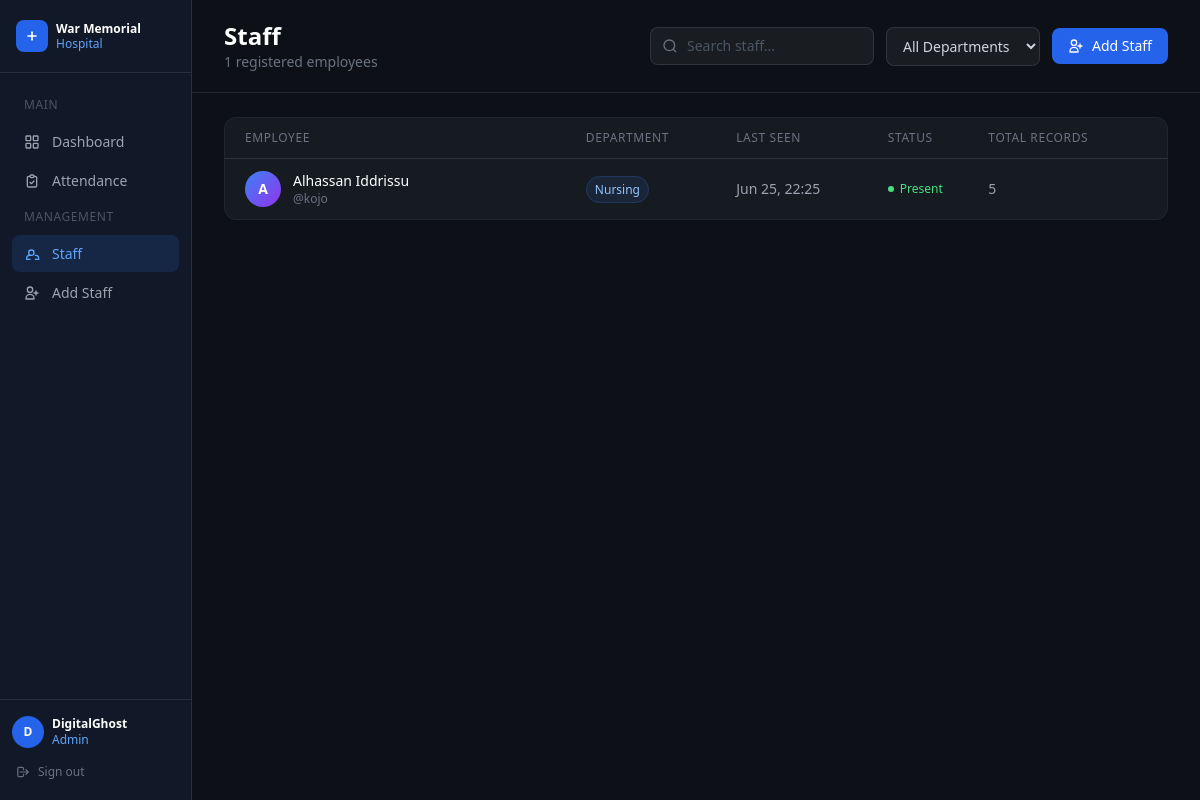
The page /staff/ (signed in) on the database its author committed.
### core/models.py (models this page shows, shortened)
class Profile(models.Model):
    DEPARTMENTS = [
        ('ADMIN', 'Administration'),
        ('NURSING', 'Nursing'),
        ('MEDICAL', 'Medical/Doctors'),
        ('LAB', 'Laboratory'),
        ('PHARMACY', 'Pharmacy'),
        ('OTHER', 'Support Staff'),
    ]
    user = models.OneToOneField(User, on_delete=models.CASCADE)
    department = models.CharField(max_length=20, choices=DEPARTMENTS)

### core/views.py (the view)
# urls.py: path('staff/', views.staff_list, name='staff_list'),
@login_required
@user_passes_test(is_admin)
def staff_list(request):
    today = date.today()
    today_present_ids = set(
        AttendanceRecord.objects.filter(timestamp__date=today, status='Present')
        .values_list('staff_id', flat=True)
    )
    profiles = Profile.objects.select_related('user').order_by('user__last_name', 'user__first_name')
    staff_data = []
    for profile in profiles:
        last_record = AttendanceRecord.objects.filter(staff=profile.user).order_by('-timestamp').first()
        profile.last_seen = last_record.timestamp if last_record else None
        profile.clocked_in_today = profile.user_id in today_present_ids
        profile.total_records = AttendanceRecord.objects.filter(staff=profile.user).count()
        staff_data.append(profile)
    return render(request, 'core/staff_list.html', {
        'staff_data': staff_data,
        'total_staff': len(staff_data),
        'departments': Profile.DEPARTMENTS,
    })

### core/views.py (called while the page is built)
def is_admin(user):
    return user.is_staff

### core/templates/core/staff_list.html (shortened to what this page needs)
{% extends "base_admin.html" %}
{% block nav_staff %}active{% endblock %}
{% block content %}
<div class="flex items-center justify-between px-8 py-5 border-b border-white/10 flex-shrink-0">
    <div>
        <h1 class="text-2xl font-bold text-white">Staff</h1>
        <p class="text-gray-500 text-sm">{{ total_staff }} registered employees</p>
    </div>
    <div class="flex items-center gap-3">
        <div class="relative">
            <svg class="w-4 h-4 text-gray-500 absolute left-3 top-1/2 -translate-y-1/2" fill="none" stroke="currentColor" stroke-width="2" viewBox="0 0 24 24"><circle cx="11" cy="11" r="8"/><path d="m21 21-4.35-4.35"/></svg>
            <input type="text" id="staff-search" placeholder="Search staff..." class="bg-white/5 border border-white/10 rounded-lg pl-9 pr-4 py-2 text-sm text-gray-300 placeholder-gray-600 focus:outline-none focus:border-blue-500 w-56">
        </div>
        <select id="dept-filter" class="bg-white/5 border border-white/10 rounded-lg px-3 py-2 text-sm text-gray-300 focus:outline-none focus:border-blue-500">
            <option value="">All Departments</option>
        </select>
        <a href="{% url 'create_staff' %}" class="flex items-center gap-2 bg-blue-600 hover:bg-blue-500 text-white text-sm font-medium px-4 py-2 rounded-lg transition">
            <svg class="w-4 h-4" fill="none" stroke="currentColor" stroke-width="2" viewBox="0 0 24 24"><path stroke-linecap="round" stroke-linejoin="round" d="M18 9v3m0 0v3m0-3h3m-3 0h-3m-2-5a4 4 0 11-8 0 4 4 0 018 0zM3 20a6 6 0 0112 0v1H3v-1z"/></svg>
            Add Staff
        </a>
    </div>
</div>
<div class="flex-1 overflow-y-auto px-8 py-6">
    <div class="stat-card rounded-xl overflow-hidden">
        <table class="w-full text-sm">
            <thead>
                <tr class="border-b border-white/10">
                    <th class="text-left text-gray-500 text-xs font-medium py-3 px-5 uppercase tracking-wider">Employee</th>
                    <th class="text-left text-gray-500 text-xs font-medium py-3 uppercase tracking-wider">Department</th>
                    <th class="text-left text-gray-500 text-xs font-medium py-3 uppercase tracking-wider">Last Seen</th>
                    <th class="text-left text-gray-500 text-xs font-medium py-3 uppercase tracking-wider">Status</th>
                    <th class="text-left text-gray-500 text-xs font-medium py-3 uppercase tracking-wider">Total Records</th>
                </tr>
            </thead>
            <tbody class="divide-y divide-white/5" id="staff-table">
                {% for member in staff_data %}
                <tr class="hover:bg-white/3 transition staff-row">
                    <td class="py-3 px-5">
                        <div class="flex items-center gap-3">
                            <div class="w-9 h-9 rounded-full bg-gradient-to-br from-blue-500 to-purple-600 flex items-center justify-center text-white text-sm font-bold flex-shrink-0">
                                {{ member.user.first_name|first|default:member.user.username|first|upper }}
                            </div>
                            <div>
                                <p class="text-white font-medium staff-name">{{ member.user.get_full_name|default:member.user.username }}</p>
                                <p class="text-gray-500 text-xs">@{{ member.user.username }}</p>
                            </div>
                        </div>
                    </td>
                    <td class="py-3 staff-dept">
                        <span class="px-2 py-1 bg-blue-500/10 text-blue-300 text-xs rounded-full border border-blue-500/20">
                            {{ member.get_department_display }}
                        </span>
                    </td>
                    <td class="py-3 text-gray-400 text-sm">
                        {% if member.last_seen %}{{ member.last_seen|date:"M j, H:i" }}{% else %}<span class="text-gray-600">Never</span>{% endif %}
                    </td>
                    <td class="py-3">
                        {% if member.clocked_in_today %}
                        <span class="flex items-center gap-1.5 text-green-400 text-xs"><span class="w-1.5 h-1.5 rounded-full bg-green-400 inline-block"></span>Present</span>
                        {% else %}
                        <span class="flex items-center gap-1.5 text-gray-600 text-xs"><span class="w-1.5 h-1.5 rounded-full bg-gray-600 inline-block"></span>Not yet</span>
                        {% endif %}
                    </td>
                    <td class="py-3 text-gray-400 text-sm">{{ member.total_records }}</td>
                </tr>
                {% empty %}
                <tr>
                    <td colspan="5" class="py-12 text-center text-gray-600">No staff found</td>
                </tr>
                {% endfor %}
            </tbody>
        </table>
    </div>
</div>
{% endblock %}

### core/templates/base_admin.html (shortened to what this page needs)
<!DOCTYPE html>
<html lang="en">
<head>
    <script src="https://cdn.tailwindcss.com"></script>
</head>
<body class="flex h-screen overflow-hidden">
    <aside class="w-48 flex-shrink-0 flex flex-col border-r border-white/10" style="background:#111827;">
        <div class="px-4 py-5 border-b border-white/10">
            <div class="flex items-center gap-2">
                <div class="w-8 h-8 bg-blue-600 rounded-lg flex items-center justify-center flex-shrink-0">
                    <svg class="w-4 h-4 text-white" fill="none" stroke="currentColor" stroke-width="2.5" viewBox="0 0 24 24">
                        <path stroke-linecap="round" stroke-linejoin="round" d="M12 6v6m0 0v6m0-6h6m-6 0H6"/>
                    </svg>
                </div>
                <div class="min-w-0">
                    <p class="text-white font-bold text-xs leading-tight">War Memorial</p>
                    <p class="text-blue-400 text-xs">Hospital</p>
                </div>
            </div>
        </div>
        <nav class="flex-1 px-3 py-4 space-y-0.5 overflow-y-auto">
            <p class="text-gray-600 text-xs uppercase tracking-wider px-3 py-2 font-medium">Main</p>
            <a href="{% url 'dashboard' %}" class="sidebar-link {% block nav_dashboard %}{% endblock %}">
                <svg class="w-4 h-4 flex-shrink-0" fill="none" stroke="currentColor" stroke-width="2" viewBox="0 0 24 24"><rect x="3" y="3" width="7" height="7" rx="1"/><rect x="14" y="3" width="7" height="7" rx="1"/><rect x="3" y="14" width="7" height="7" rx="1"/><rect x="14" y="14" width="7" height="7" rx="1"/></svg>
                Dashboard
            </a>
            <a href="{% url 'attendance' %}" class="sidebar-link {% block nav_attendance %}{% endblock %}">
                <svg class="w-4 h-4 flex-shrink-0" fill="none" stroke="currentColor" stroke-width="2" viewBox="0 0 24 24"><path stroke-linecap="round" stroke-linejoin="round" d="M9 5H7a2 2 0 00-2 2v12a2 2 0 002 2h10a2 2 0 002-2V7a2 2 0 00-2-2h-2M9 5a2 2 0 002 2h2a2 2 0 002-2M9 5a2 2 0 012-2h2a2 2 0 012 2m-6 9l2 2 4-4"/></svg>
                Attendance
            </a>
            <p class="text-gray-600 text-xs uppercase tracking-wider px-3 py-2 font-medium mt-2">Management</p>
            <a href="{% url 'staff_list' %}" class="sidebar-link {% block nav_staff %}{% endblock %}">
                <svg class="w-4 h-4 flex-shrink-0" fill="none" stroke="currentColor" stroke-width="2" viewBox="0 0 24 24"><path stroke-linecap="round" stroke-linejoin="round" d="M17 20h5v-2a4 4 0 00-5-3.87M9 20H4v-2a4 4 0 015-3.87m6-4.13a4 4 0 11-8 0 4 4 0 018 0z"/></svg>
                Staff
            </a>
            <a href="{% url 'create_staff' %}" class="sidebar-link {% block nav_create_staff %}{% endblock %}">
                <svg class="w-4 h-4 flex-shrink-0" fill="none" stroke="currentColor" stroke-width="2" viewBox="0 0 24 24"><path stroke-linecap="round" stroke-linejoin="round" d="M18 9v3m0 0v3m0-3h3m-3 0h-3m-2-5a4 4 0 11-8 0 4 4 0 018 0zM3 20a6 6 0 0112 0v1H3v-1z"/></svg>
                Add Staff
            </a>
        </nav>
        <div class="px-3 py-4 border-t border-white/10">
            <div class="flex items-center gap-2 mb-3">
                <div class="w-8 h-8 rounded-full bg-blue-600 flex items-center justify-center text-white text-xs font-bold flex-shrink-0">
                    {{ user.first_name|first|default:user.username|first|upper }}
                </div>
                <div class="min-w-0">
                    <p class="text-white text-xs font-semibold truncate">{{ user.get_full_name|default:user.username }}</p>
                    <p class="text-blue-400 text-xs">Admin</p>
                </div>
            </div>
            <form method="post" action="{% url 'logout' %}">
                <button class="w-full flex items-center gap-2 text-xs text-gray-500 hover:text-red-400 transition px-1 py-1">
                    <svg class="w-3.5 h-3.5" fill="none" stroke="currentColor" stroke-width="2" viewBox="0 0 24 24"><path stroke-linecap="round" stroke-linejoin="round" d="M17 16l4-4m0 0l-4-4m4 4H7m6 4v1a3 3 0 01-3 3H6a3 3 0 01-3-3V7a3 3 0 013-3h4a3 3 0 013 3v1"/></svg>
                    Sign out
                </button>
            </form>
        </div>
    </aside>
    <div class="flex-1 flex flex-col overflow-hidden">
        {% block content %}{% endblock %}
    </div>
</body>
</html>

### core/templates/base_admin.html (style rules this page uses)
body { background-color: #0d1117; color: #e6edf3; }
.sidebar-link { display:flex; align-items:center; gap:0.75rem; padding:0.5rem 0.75rem; border-radius:0.5rem; font-size:0.875rem; color:#9ca3af; transition:all 0.15s; }
.sidebar-link.active { background:rgba(59,130,246,0.15); color:#60a5fa; }
.stat-card { background:#161b22; border:1px solid #21262d; }

### rows shown on the page
Profile: user.first_name|first "A", user.get_full_name "Alhassan Iddrissu", user.username "kojo", department "Nursing", last_seen "Jun 25, 22:25", shows "Present", total_records "5"

### other values the page prints
{{ user.first_name|first|default:user.username|first|upper }} "D"
{{ user.get_full_name|default:user.username }} "DigitalGhost"
{{ total_staff }} "1"
